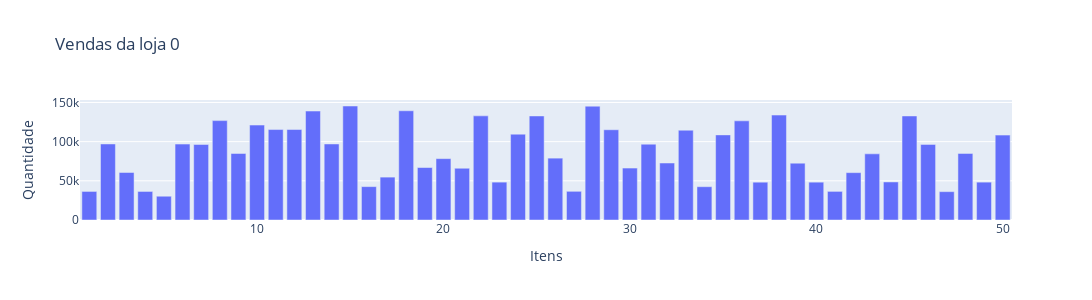
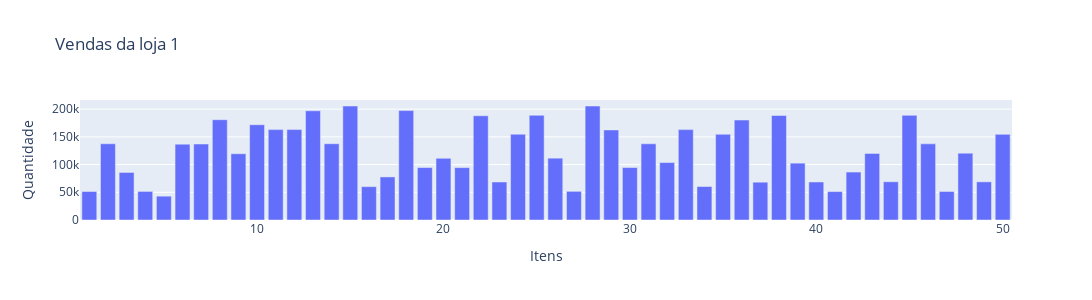
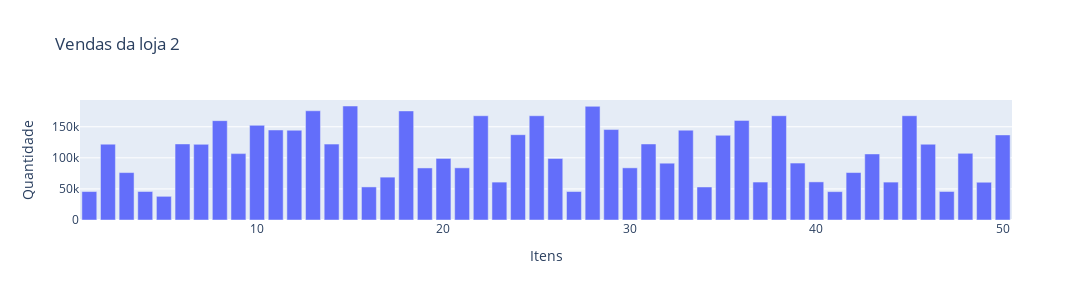
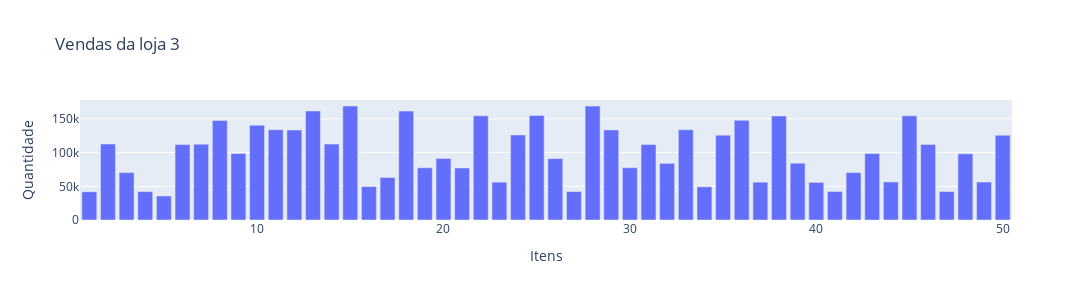

Here is the notebook cell these charts were saved with, in order:
### Code cell
for i in range(len(df_sales_pivoted.index)):
    fig = go.Figure()
    fig.add_trace(go.Bar(
        x=np.arange(0, len(df_sales_pivoted.values[i])) + 1,
        y=df_sales_pivoted.values[i],
    ))

    fig.update_layout(
        title='<span>Vendas da loja {}</span>'.format(str(i)), 
        autosize=False,
        width=1200,
        height=300,
        yaxis=dict(title='<span>Quantidade</span>'),
        xaxis=dict(title='<span>Itens</span>')
        )

    fig.show()

### Figure 1 — Plotly figure (JSON) as saved in the notebook; plotly's stock layout.template omitted (floating-point values rounded to 4 significant figures)
{"data": [{"type": "bar", "x": [1, 2, 3, 4, 5, 6, 7, 8, 9, 10, 11, 12, 13, 14, 15, 16, 17, 18, 19, 20, 21, 22, 23, 24, 25, 26, 27, 28, 29, 30, 31, 32, 33, 34, 35, 36, 37, 38, 39, 40, 41, 42, 43, 44, 45, 46, 47, 48, 49, 50], "y": [36468, 97050, 60638, 36440, 30335, 96889, 96383, 126856, 84918, 121163, 115436, 115465, 139067, 97050, 145497, 42605, 54729, 139407, 66972, 78318, 66058, 132899, 48334, 109560, 132816, 78949, 36613, 145289, 115196, 66317, 96793, 72744, 114592, 42500, 108638, 126560, 48251, 133927, 72483, 48286, 36525, 60451, 84439, 48561, 132788, 96495, 36181, 84993, 48319, 108360]}], "layout": {"autosize": false, "height": 300, "title": {"text": "<span>Vendas da loja 0</span>"}, "width": 1200, "xaxis": {"title": {"text": "<span>Itens</span>"}}, "yaxis": {"title": {"text": "<span>Quantidade</span>"}}}}

### Figure 2 — Plotly figure (JSON) as saved in the notebook; plotly's stock layout.template omitted (floating-point values rounded to 4 significant figures)
{"data": [{"type": "bar", "x": [1, 2, 3, 4, 5, 6, 7, 8, 9, 10, 11, 12, 13, 14, 15, 16, 17, 18, 19, 20, 21, 22, 23, 24, 25, 26, 27, 28, 29, 30, 31, 32, 33, 34, 35, 36, 37, 38, 39, 40, 41, 42, 43, 44, 45, 46, 47, 48, 49, 50], "y": [51445, 137528, 85808, 51557, 42985, 136850, 137057, 180939, 119563, 171822, 163080, 163154, 197031, 137607, 205569, 60167, 77730, 197422, 94623, 111346, 94507, 188096, 68601, 154813, 188856, 111575, 51747, 205677, 162466, 94633, 137455, 103635, 163083, 60425, 154594, 180355, 68218, 188533, 102556, 68604, 51255, 86494, 120124, 68997, 188774, 137351, 51471, 120568, 68862, 154520]}], "layout": {"autosize": false, "height": 300, "title": {"text": "<span>Vendas da loja 1</span>"}, "width": 1200, "xaxis": {"title": {"text": "<span>Itens</span>"}}, "yaxis": {"title": {"text": "<span>Quantidade</span>"}}}}

### Figure 3 — Plotly figure (JSON) as saved in the notebook; plotly's stock layout.template omitted (floating-point values rounded to 4 significant figures)
{"data": [{"type": "bar", "x": [1, 2, 3, 4, 5, 6, 7, 8, 9, 10, 11, 12, 13, 14, 15, 16, 17, 18, 19, 20, 21, 22, 23, 24, 25, 26, 27, 28, 29, 30, 31, 32, 33, 34, 35, 36, 37, 38, 39, 40, 41, 42, 43, 44, 45, 46, 47, 48, 49, 50], "y": [45778, 121985, 76274, 45862, 38086, 122355, 121699, 159807, 106797, 152266, 144786, 144407, 175688, 122052, 183373, 53215, 68937, 175462, 83730, 99049, 83915, 167710, 60970, 137231, 167699, 98960, 45816, 182862, 145499, 83902, 122295, 91372, 144490, 53122, 136262, 160247, 61063, 167758, 91616, 61297, 45630, 76322, 106269, 60963, 167720, 121882, 45870, 107188, 60732, 136874]}], "layout": {"autosize": false, "height": 300, "title": {"text": "<span>Vendas da loja 2</span>"}, "width": 1200, "xaxis": {"title": {"text": "<span>Itens</span>"}}, "yaxis": {"title": {"text": "<span>Quantidade</span>"}}}}

### Figure 4 — Plotly figure (JSON) as saved in the notebook; plotly's stock layout.template omitted (floating-point values rounded to 4 significant figures)
{"data": [{"type": "bar", "x": [1, 2, 3, 4, 5, 6, 7, 8, 9, 10, 11, 12, 13, 14, 15, 16, 17, 18, 19, 20, 21, 22, 23, 24, 25, 26, 27, 28, 29, 30, 31, 32, 33, 34, 35, 36, 37, 38, 39, 40, 41, 42, 43, 44, 45, 46, 47, 48, 49, 50], "y": [41886, 112692, 70389, 42156, 35653, 111880, 112528, 147577, 98684, 140689, 134030, 133486, 161792, 112768, 169186, 49625, 63092, 161604, 77488, 91341, 77230, 154542, 56126, 126212, 155251, 91121, 42202, 169001, 133743, 77584, 111950, 84111, 133989, 49304, 125940, 147955, 56125, 154433, 84303, 55794, 42305, 70374, 98638, 56519, 154639, 112153, 42207, 98176, 56315, 125851]}], "layout": {"autosize": false, "height": 300, "title": {"text": "<span>Vendas da loja 3</span>"}, "width": 1200, "xaxis": {"title": {"text": "<span>Itens</span>"}}, "yaxis": {"title": {"text": "<span>Quantidade</span>"}}}}
